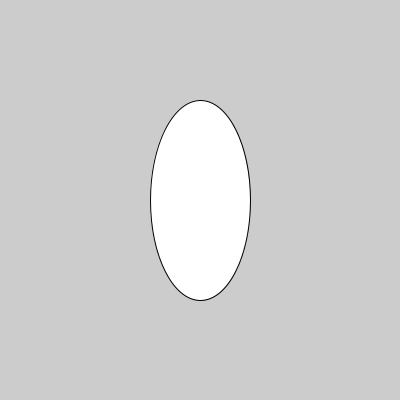
Frame 1 (no input)
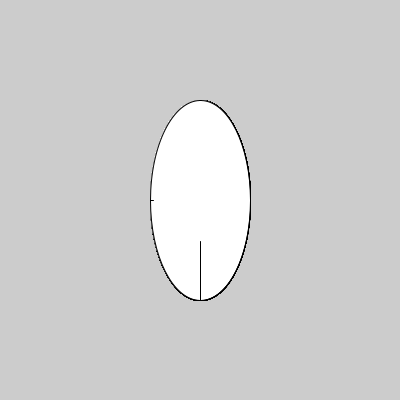
Frame 60 (the mouse pressed at the canvas centre just before this capture)
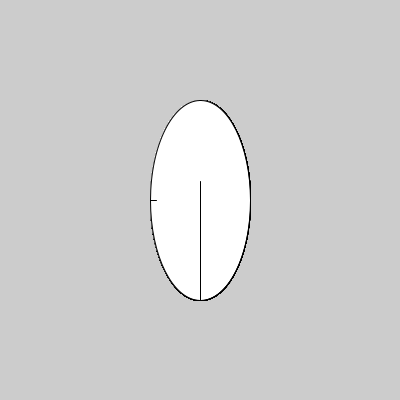
Frame 120 (the mouse held since frame 60 and released just before this capture)

The Processing sketch that drew these frames (run headless with seeded random() and noise(); from frame 60 on, the mouse is pressed at the canvas centre):

// Processing sketch: processing_135287
// ── processing_135287.pde

//Control 1 - Decisions
//Exercise #3
/*3. Add an else to the code from exercise 2 to change which code
 is run.*/


int y = 300;
int x = 0;
float t= 0;
void setup () {
  size (400, 400);
}

void draw () {
  ellipse(200, 200, 100, 200);

  line(200, 300, 200, y);
  y--;

  if (y< 100) {
    x=x+1;
    fill(x);
    ellipse(200, 200, 100, 200);
  }
  else {
    t = t+0.05;
    line(150,200, 150+t, 200);
  }
  
  

  if (y< 0 ) {
    y = 300;
  }

  if (x > 255) {
    x = 0;
  }
  println(y, x);
} 
